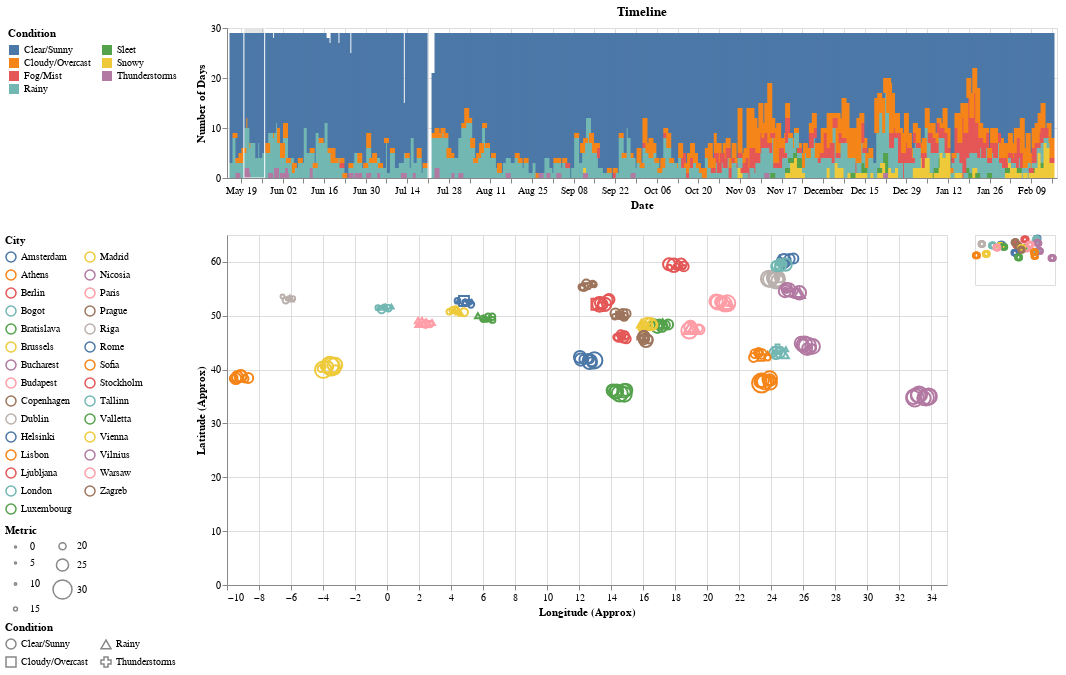

Source (notebook cell):
### Code cell
WIDTH, HEIGHT = 800, 500

# Date selection
date_range = (dt.date(2024, 5, 20), dt.date(2024, 5, 27))
date_selection = alt.selection_interval(encodings=['x'], value={'x': date_range})

# Metric dropdown
dropdown = alt.binding_select(
    options=['temperature_celsius', 'humidity'],
    labels=['Temperature °C', 'Humidity %'],
    name='Metric '
)
size_param = alt.param(value='temperature_celsius', bind=dropdown)

# Scaling exponent slider
exp_slider = alt.binding_range(min=1, max=10, step=1, name='Metric Scaling Exponent:')
exp_selection = alt.param(value=5, bind=exp_slider)

# Condition selection
condition_selection = alt.selection_point(fields=['condition'], bind='legend')

# ID point selection
id_point = alt.selection_point(fields=['id'])
id_match = alt.expr.test(id_point.id, alt.datum.id)

# Day, week, month, season selections
day_point = alt.selection_point(fields=['_day', '_week', '_month'])
day_checkbox = alt.param(value=False, bind=alt.binding_checkbox(name='Select same day'))
day_matches = alt.expr.test(day_point._day, alt.datum._day) & alt.expr.test(day_point._week, alt.datum._week) & alt.expr.test(day_point._month, alt.datum._month)

week_point = alt.selection_point(fields=['_week'])
week_checkbox = alt.param(value=False, bind=alt.binding_checkbox(name='Select same week #'))
week_matches = alt.expr.test(week_point._week, alt.datum._week)

month_point = alt.selection_point(fields=['_month'])
month_checkbox = alt.param(value=False, bind=alt.binding_checkbox(name='Select same month'))
month_matches = alt.expr.test(month_point._month, alt.datum._month)

season_point = alt.selection_point(fields=['season'])
season_checkbox = alt.param(value=False, bind=alt.binding_checkbox(name='Select same season'))
season_matches = alt.expr.test(season_point.season, alt.datum.season)

not_checkbox = (~day_checkbox & ~week_checkbox & ~month_checkbox & ~season_checkbox)
selection_boolean = not_checkbox | \
                    (day_checkbox & day_matches) | \
                    (week_checkbox & week_matches) | \
                    (month_checkbox & month_matches) | \
                    (season_checkbox & season_matches)

scale_bind = alt.selection_interval(bind='scales')

# Temperature range sliders (min and max)
temp_min_slider = alt.binding_range(min=df['temperature_celsius'].min(), max=df['temperature_celsius'].max(), step=0.1, name='Temperature (°C) Min:')
temp_max_slider = alt.binding_range(min=df['temperature_celsius'].min(), max=df['temperature_celsius'].max(), step=0.1, name='Temperature (°C) Max:')
temp_min = alt.param(value=df['temperature_celsius'].min(), bind=temp_min_slider)
temp_max = alt.param(value=df['temperature_celsius'].max(), bind=temp_max_slider)

# Humidity range sliders (min and max)
humidity_min_slider = alt.binding_range(min=df['humidity'].min(), max=df['humidity'].max(), step=0.1, name='Humidity (%) Min:')
humidity_max_slider = alt.binding_range(min=df['humidity'].min(), max=df['humidity'].max(), step=0.1, name='Humidity (%) Max:')
humidity_min = alt.param(value=df['humidity'].min(), bind=humidity_min_slider)
humidity_max = alt.param(value=df['humidity'].max(), bind=humidity_max_slider)

search_box = alt.param(
    value='',
    bind=alt.binding(input='search', placeholder='City', name='Search ')
)
search_matches = alt.expr.test(alt.expr.regexp(search_box, 'i'), alt.datum.location_name)

# Minimap
minimap = alt.Chart(df).mark_point().encode(
    x=alt.X('longitude_jitter:Q', title=None, axis=None),
    y=alt.Y('latitude_jitter:Q', title=None, axis=None),
    color=alt.when(scale_bind).then(alt.Color('location_name:N', legend=None)).otherwise(alt.value('lightgray')),
).transform_filter(
    date_selection
).transform_filter(
    selection_boolean
).transform_filter(
    search_matches,
).properties(
    width=0.1 * WIDTH,
    height=0.1 * HEIGHT,
)

# Scatter plot
scatter = alt.Chart(df).mark_point().encode(
    x=alt.X('longitude_jitter:Q', title='Longitude (Approx)'),
    y=alt.Y('latitude_jitter:Q', title='Latitude (Approx)'),
    shape=alt.Shape('condition:N', title='Condition', legend=alt.Legend(orient='left', columns=2)),
    color=alt.Color('location_name:N', title='City', legend=alt.Legend(orient='left', columns=2)),
    size=alt.Size('size:Q', title='Metric', scale=alt.Scale(type='pow', exponent=exp_selection), legend=alt.Legend(orient='left', columns=2)),
    opacity=alt.condition((selection_boolean & id_match), alt.value(1.0), alt.value(0.2)),
    tooltip=[alt.Tooltip('location_name', title='City'),
             alt.Tooltip('condition', title='Condition'),
             alt.Tooltip('date', title='Date'),
             alt.Tooltip('week', title='Week #'),
             alt.Tooltip('season', title='Season'),
             alt.Tooltip('temperature_celsius', title='Temperature (°C)'),
             alt.Tooltip('humidity', title='Humidity (%)')],
).transform_filter(
    date_selection
).transform_filter(
    scale_bind
).transform_filter(
    condition_selection
).transform_filter(
    alt.datum.temperature_celsius >= temp_min
).transform_filter(
    alt.datum.temperature_celsius <= temp_max
).transform_filter(
    alt.datum.humidity >= humidity_min
).transform_filter(
    alt.datum.humidity <= humidity_max
).transform_filter(
    selection_boolean
).transform_filter(
    search_matches,
).add_params(
    search_box,
    scale_bind,
    size_param,
    exp_selection,
    id_point,
    day_point, day_checkbox,
    week_point, week_checkbox,
    month_point, month_checkbox,
    season_point, season_checkbox,
    temp_min,
    temp_max,
    humidity_min,
    humidity_max,
).transform_calculate(
    size=f'datum[{size_param.name}]',
).properties(
    width=0.9 * WIDTH,
    height=0.7 * HEIGHT,
)

# Timeline
timeline = alt.Chart(df).mark_bar().encode(
    x=alt.X('date:T', title='Date'),
    y=alt.Y('count():Q', title='Number of Days'),
    color=alt.Color('condition:N', title='Condition', legend=alt.Legend(orient='left', columns=2)),
    opacity=alt.condition(condition_selection, alt.value(1), alt.value(0.2)),
    tooltip=[alt.Tooltip('date:T', title='Date'),
             alt.Tooltip('week', title='Week #'),
             alt.Tooltip('season', title='Season'),
             alt.Tooltip('condition', title='Condition'),
             alt.Tooltip('count():Q', title='No. of Days')]
).add_params(
    date_selection,
    condition_selection
).properties(
    title='Timeline',
    width=WIDTH + 30,
    height=0.3 * HEIGHT,
).transform_filter(
    selection_boolean
).transform_filter(
    search_matches,
)

# Combine charts
systemB = alt.vconcat(timeline, (scatter | minimap)).resolve_scale(
    color='independent',
    shape='independent',
    size='independent',
).properties(
    # title='System B'
)
systemB.save('SystemB.html')
systemB

### Figure 1 — Vega-Lite specification as saved in the notebook (floating-point values rounded to 4 significant figures; data arrays with more than 128 entries replaced by an {"elided": "..."} marker saying what was removed)
{"config": {"view": {"continuousWidth": 300, "continuousHeight": 300}}, "vconcat": [{"mark": {"type": "bar"}, "encoding": {"color": {"field": "condition", "legend": {"columns": 2, "orient": "left"}, "title": "Condition", "type": "nominal"}, "opacity": {"condition": {"param": "param_4", "value": 1}, "value": 0.2}, "tooltip": [{"field": "date", "title": "Date", "type": "temporal"}, {"field": "week", "title": "Week #", "type": "quantitative"}, {"field": "season", "title": "Season", "type": "nominal"}, {"field": "condition", "title": "Condition", "type": "nominal"}, {"aggregate": "count", "title": "No. of Days", "type": "quantitative"}], "x": {"field": "date", "title": "Date", "type": "temporal"}, "y": {"aggregate": "count", "title": "Number of Days", "type": "quantitative"}}, "height": 150.0, "name": "view_2", "title": "Timeline", "transform": [{"filter": "((((((((!param_7) && (!param_9)) && (!param_11)) && (!param_13)) || (param_7 && ((test(param_6._day,datum._day) && test(param_6._week,datum._week)) && test(param_6._month,datum._month)))) || (param_9 && test(param_8._week,datum._week))) || (param_11 && test(param_10._month,datum._month))) || (param_13 && test(param_12.season,datum.season)))"}, {"filter": "test(regexp(param_19,'i'),datum.location_name)"}], "width": 830}, {"hconcat": [{"mark": {"type": "point"}, "encoding": {"color": {"field": "location_name", "legend": {"columns": 2, "orient": "left"}, "title": "City", "type": "nominal"}, "opacity": {"condition": {"test": "(((((((((!param_7) && (!param_9)) && (!param_11)) && (!param_13)) || (param_7 && ((test(param_6._day,datum._day) && test(param_6._week,datum._week)) && test(param_6._month,datum._month)))) || (param_9 && test(param_8._week,datum._week))) || (param_11 && test(param_10._month,datum._month))) || (param_13 && test(param_12.season,datum.season))) && test(param_5.id,datum.id))", "value": 1.0}, "value": 0.2}, "shape": {"field": "condition", "legend": {"columns": 2, "orient": "left"}, "title": "Condition", "type": "nominal"}, "size": {"field": "size", "legend": {"columns": 2, "orient": "left"}, "scale": {"exponent": {"expr": "param_3"}, "type": "pow"}, "title": "Metric", "type": "quantitative"}, "tooltip": [{"field": "location_name", "title": "City", "type": "nominal"}, {"field": "condition", "title": "Condition", "type": "nominal"}, {"field": "date", "title": "Date", "type": "temporal"}, {"field": "week", "title": "Week #", "type": "quantitative"}, {"field": "season", "title": "Season", "type": "nominal"}, {"field": "temperature_celsius", "title": "Temperature (°C)", "type": "quantitative"}, {"field": "humidity", "title": "Humidity (%)", "type": "quantitative"}], "x": {"field": "longitude_jitter", "title": "Longitude (Approx)", "type": "quantitative"}, "y": {"field": "latitude_jitter", "title": "Latitude (Approx)", "type": "quantitative"}}, "height": 350.0, "name": "view_1", "transform": [{"filter": {"param": "param_1"}}, {"filter": {"param": "param_14"}}, {"filter": {"param": "param_4"}}, {"filter": "(datum.temperature_celsius >= param_15)"}, {"filter": "(datum.temperature_celsius <= param_16)"}, {"filter": "(datum.humidity >= param_17)"}, {"filter": "(datum.humidity <= param_18)"}, {"filter": "((((((((!param_7) && (!param_9)) && (!param_11)) && (!param_13)) || (param_7 && ((test(param_6._day,datum._day) && test(param_6._week,datum._week)) && test(param_6._month,datum._month)))) || (param_9 && test(param_8._week,datum._week))) || (param_11 && test(param_10._month,datum._month))) || (param_13 && test(param_12.season,datum.season)))"}, {"filter": "test(regexp(param_19,'i'),datum.location_name)"}, {"calculate": "datum[param_2]", "as": "size"}], "width": 720.0}, {"mark": {"type": "point"}, "encoding": {"color": {"condition": {"param": "param_14", "field": "location_name", "legend": null, "type": "nominal"}, "value": "lightgray"}, "x": {"axis": null, "field": "longitude_jitter", "title": null, "type": "quantitative"}, "y": {"axis": null, "field": "latitude_jitter", "title": null, "type": "quantitative"}}, "height": 50.0, "transform": [{"filter": {"param": "param_1"}}, {"filter": "((((((((!param_7) && (!param_9)) && (!param_11)) && (!param_13)) || (param_7 && ((test(param_6._day,datum._day) && test(param_6._week,datum._week)) && test(param_6._month,datum._month)))) || (param_9 && test(param_8._week,datum._week))) || (param_11 && test(param_10._month,datum._month))) || (param_13 && test(param_12.season,datum.season)))"}, {"filter": "test(regexp(param_19,'i'),datum.location_name)"}], "width": 80.0}]}], "data": {"name": "data-5a12d7d5d863f3d2e15f351756331633"}, "params": [{"name": "param_1", "select": {"type": "interval", "encodings": ["x"]}, "value": {"x": [{"year": 2024, "month": 5, "date": 20}, {"year": 2024, "month": 5, "date": 27}]}, "views": ["view_2"]}, {"name": "param_4", "select": {"type": "point", "fields": ["condition"]}, "bind": "legend", "views": ["view_2"]}, {"name": "param_19", "bind": {"input": "search", "name": "Search ", "placeholder": "City"}, "value": ""}, {"name": "param_14", "select": {"type": "interval"}, "bind": "scales", "views": ["view_1"]}, {"name": "param_2", "bind": {"input": "select", "options": ["temperature_celsius", "humidity"], "labels": ["Temperature °C", "Humidity %"], "name": "Metric "}, "value": "temperature_celsius"}, {"name": "param_3", "bind": {"input": "range", "max": 10, "min": 1, "name": "Metric Scaling Exponent:", "step": 1}, "value": 5}, {"name": "param_5", "select": {"type": "point", "fields": ["id"]}, "views": ["view_1"]}, {"name": "param_6", "select": {"type": "point", "fields": ["_day", "_week", "_month"]}, "views": ["view_1"]}, {"name": "param_7", "bind": {"input": "checkbox", "name": "Select same day"}, "value": false}, {"name": "param_8", "select": {"type": "point", "fields": ["_week"]}, "views": ["view_1"]}, {"name": "param_9", "bind": {"input": "checkbox", "name": "Select same week #"}, "value": false}, {"name": "param_10", "select": {"type": "point", "fields": ["_month"]}, "views": ["view_1"]}, {"name": "param_11", "bind": {"input": "checkbox", "name": "Select same month"}, "value": false}, {"name": "param_12", "select": {"type": "point", "fields": ["season"]}, "views": ["view_1"]}, {"name": "param_13", "bind": {"input": "checkbox", "name": "Select same season"}, "value": false}, {"name": "param_15", "bind": {"input": "range", "max": 41.1, "min": -9.9, "name": "Temperature (°C) Min:", "step": 0.1}, "value": -9.9}, {"name": "param_16", "bind": {"input": "range", "max": 41.1, "min": -9.9, "name": "Temperature (°C) Max:", "step": 0.1}, "value": 41.1}, {"name": "param_17", "bind": {"input": "range", "max": 100, "min": 10, "name": "Humidity (%) Min:", "step": 0.1}, "value": 10}, {"name": "param_18", "bind": {"input": "range", "max": 100, "min": 10, "name": "Humidity (%) Max:", "step": 0.1}, "value": 100}], "resolve": {"scale": {"color": "independent", "shape": "independent", "size": "independent"}}, "$schema": "https://vega.github.io/schema/vega-lite/v5.20.1.json", "datasets": {"data-5a12d7d5d863f3d2e15f351756331633": {"elided": "7943 records"}}}
